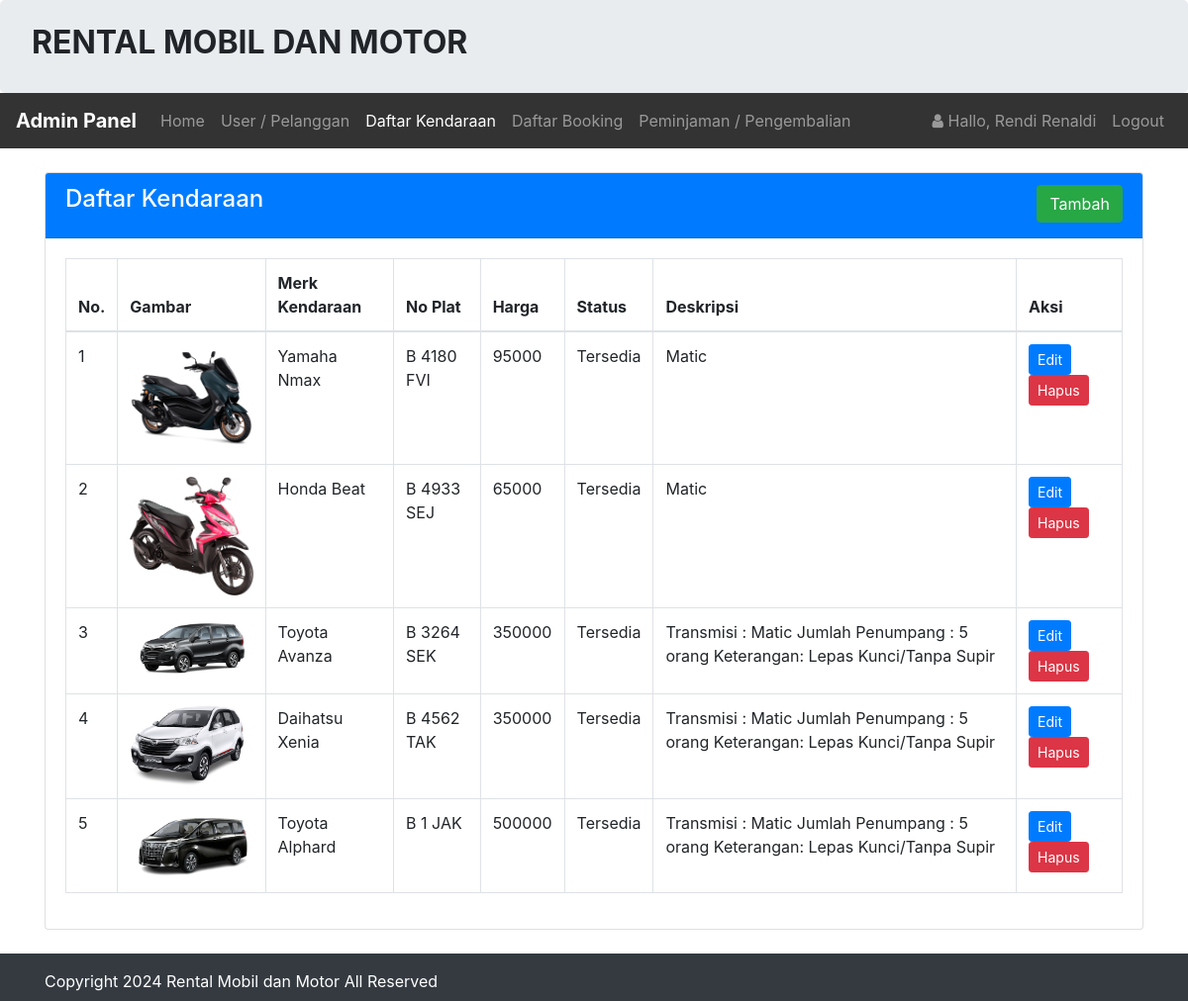
/admin/mobil/mobil.php (signed in), run on the app's committed database.
### tables this page shows
CREATE TABLE `infoweb` (
  `id` int(11) NOT NULL,
  `nama_rental` varchar(255) DEFAULT NULL,
  `telp` varchar(15) DEFAULT NULL,
  `alamat` text DEFAULT NULL,
  `email` varchar(255) DEFAULT NULL,
  `no_rek` text DEFAULT NULL,
  `updated_at` timestamp NOT NULL DEFAULT current_timestamp()
);

CREATE TABLE `mobil` (
  `id_mobil` int(11) NOT NULL,
  `no_plat` varchar(255) NOT NULL,
  `merk` varchar(255) NOT NULL,
  `harga` int(255) NOT NULL,
  `deskripsi` varchar(255) NOT NULL,
  `status` varchar(255) NOT NULL,
  `gambar` text NOT NULL
);

### koneksi/koneksi.php (called while the page is built, shortened)
<?php
    $user = 'root';
    $pass = '325486r1@';
    $koneksi = new PDO("mysql:host=localhost;dbname=rental_mobil", $user, $pass);
    $url = "http://localhost/rental/";
    $sql_web = "SELECT * FROM infoweb WHERE id = 1";
    $row_web = $koneksi->prepare($sql_web);
    $row_web->execute();
    $info_web = $row_web->fetch(PDO::FETCH_OBJ);
?>

### admin/mobil/mobil.php (the view, shortened to what this page needs)
<?php
    require '../../koneksi/koneksi.php';
    $title_web = 'Daftar Mobil';
    include '../header.php';
?>
<br>
<div class="container">
    <div class="card">
        <div class="card-header text-white bg-primary">
            <h4 class="card-title">
                Daftar Kendaraan
                <div class="float-right">
                    <a class="btn btn-success" href="tambah.php" role="button">Tambah</a>
                </div>
            </h4>
        </div>
        <div class="card-body">
            <div class="table-responsive">
                <table class="table table-bordered">
                    <thead>
                        <tr>
                            <th>No.</th>
                            <th>Gambar</th>
                            <th>Merk Kendaraan</th>
                            <th>No Plat</th>
                            <th>Harga</th>
                            <th>Status</th>
                            <th>Deskripsi</th>
                            <th>Aksi</th>
                        </tr>
                    </thead>
                    <tbody>
                        <?php
                            $sql = "SELECT *FROM mobil ORDER BY id_mobil ASC";
                            $row = $koneksi->prepare($sql);
                            $row->execute();
                            $hasil = $row->fetchAll();
                            $no = 1;
                            foreach($hasil as $isi)
                            {
                        ?>
                        <tr>
                            <td><?php echo $no;?></td>
                            <td><img src="../../assets/image/<?php echo $isi['gambar'];?>" class="img-fluid" style="width:200px;"></td>
                            <td><?php echo $isi['merk'];?></td>
                            <td><?php echo $isi['no_plat'];?></td>
                            <td><?php echo $isi['harga'];?></td>
                            <td><?php echo $isi['status'];?></td>
                            <td><?php echo $isi['deskripsi'];?></td>
                            <td>
                                <a class="btn btn-primary btn-sm" href="edit.php?id=<?php echo $isi['id_mobil'];?>" role="button">Edit</a>
                                <a class="btn btn-danger  btn-sm" href="proses.php?aksi=hapus&id=<?= $isi['id_mobil'];?>&gambar=<?= $isi['gambar'];?>" role="button">Hapus</a>
                            </td>
                        </tr>
                        <?php $no++; }?>
                    </tbody>
                </table>
            </div>
        </div>
    </div>
</div>
<?php  include '../footer.php';?>

### admin/header.php (shortened to what this page needs)
<?php
    $id_login = $_SESSION['USER']['id_login'];
    $row = $koneksi->prepare("SELECT * FROM login WHERE id_login=?");
    $row->execute(array($id_login));
    $hasil_login = $row->fetch();
?>
<!doctype html>
<html lang="en">
  <head>
    <link rel="stylesheet" href="<?php echo $url;?>assets/css/bootstrap.css" >
    <link rel="stylesheet" href="<?php echo $url;?>assets/css/font-awesome.css" >
  </head>
  <body>
    <div class="jumbotron pt-4 pb-4">
        <div class="row">
            <div class="col-sm-8">
                <h2><b style="text-transform:uppercase;"><?= $info_web->nama_rental;?> </b></h2>
            </div>
        </div>
    </div>
    <nav class="navbar navbar-expand-lg navbar-dark" style="background-color: #333;">
        <a class="navbar-brand" href="<?php echo $url;?>admin/"><b>Admin Panel</b></a>
        <div class="collapse navbar-collapse" id="collapsibleNavId">
            <ul class="navbar-nav mr-auto mt-2 mt-lg-0">
                <li class="nav-item <?php if($title_web == 'Dashboard'){ echo 'active';}?>">
                    <a class="nav-link" href="<?php echo $url;?>admin/">Home <span class="sr-only">(current)</span></a>
                </li>
                <li class="nav-item <?php if($title_web == 'User'){ echo 'active';}?>">
                    <a class="nav-link" href="<?php echo $url;?>admin/user/index.php">User / Pelanggan</a>
                </li>
                <li class="nav-item <?php if($title_web == 'Daftar Mobil'){ echo 'active';}?>
                <?php if($title_web == 'Tambah Mobil'){ echo 'active';}?>
                <?php if($title_web == 'Edit Mobil'){ echo 'active';}?>">
                    <a class="nav-link" href="<?php echo $url;?>admin/mobil/mobil.php">Daftar Kendaraan</a>
                </li>
                <li class="nav-item <?php if($title_web == 'Daftar Booking'){ echo 'active';}?>
                <?php if($title_web == 'Konfirmasi'){ echo 'active';}?>">
                    <a class="nav-link" href="<?php echo $url;?>admin/booking/booking.php">Daftar Booking</a>
                </li>
                <li class="nav-item <?php if($title_web == 'Peminjaman'){ echo 'active';}?>">
                    <a class="nav-link" href="<?php echo $url;?>admin/peminjaman/peminjaman.php">Peminjaman / Pengembalian</a>
                </li>
            </ul>
            <ul class="navbar-nav my-2 my-lg-0">
                <li class="nav-item">
                    <a class="nav-link" href="#">
                        <i class="fa fa-user"> </i> Hallo, <?php echo $hasil_login['nama_pengguna'];?>
                    </a>
                </li>
                <li class="nav-item">
                    <a class="nav-link" onclick="return confirm('Apakah anda ingin logout ?');" href="<?php echo $url;?>admin/logout.php">Logout</a>
                </li>
            </ul>
        </div>
    </nav>

### admin/footer.php (shortened to what this page needs)
    <div class="footer mt-4 bg-dark text-white pt-3 pb-2">
      <div class="container">
        Copyright <?= date('Y');?> <?= $info_web->nama_rental;?> All Reserved
      </div>
    </div>
  </body>
</html>

### data on the page
infoweb: nama_rental "RENTAL MOBIL DAN MOTOR", nama_rental "Rental Mobil dan Motor"
mobil: gambar (picture), merk "Yamaha Nmax", no_plat "B 4180 FVI", harga "95000", status "Tersedia", deskripsi "Matic"
mobil: gambar (picture), merk "Honda Beat", no_plat "B 4933 SEJ", harga "65000", status "Tersedia", deskripsi "Matic"
mobil: gambar (picture), merk "Toyota Avanza", no_plat "B 3264 SEK", harga "350000", status "Tersedia", deskripsi "Transmisi : Matic Jumlah Penumpang : 5 orang Keterangan: Lepas Kunci/Tanpa Supir"
mobil: gambar (picture), merk "Daihatsu Xenia", no_plat "B 4562 TAK", harga "350000", status "Tersedia", deskripsi "Transmisi : Matic Jumlah Penumpang : 5 orang Keterangan: Lepas Kunci/Tanpa Supir"
mobil: gambar (picture), merk "Toyota Alphard", no_plat "B 1 JAK", harga "500000", status "Tersedia", deskripsi "Transmisi : Matic Jumlah Penumpang : 5 orang Keterangan: Lepas Kunci/Tanpa Supir"

### other printed values
$hasil_login['nama_pengguna'] "Rendi Renaldi"
